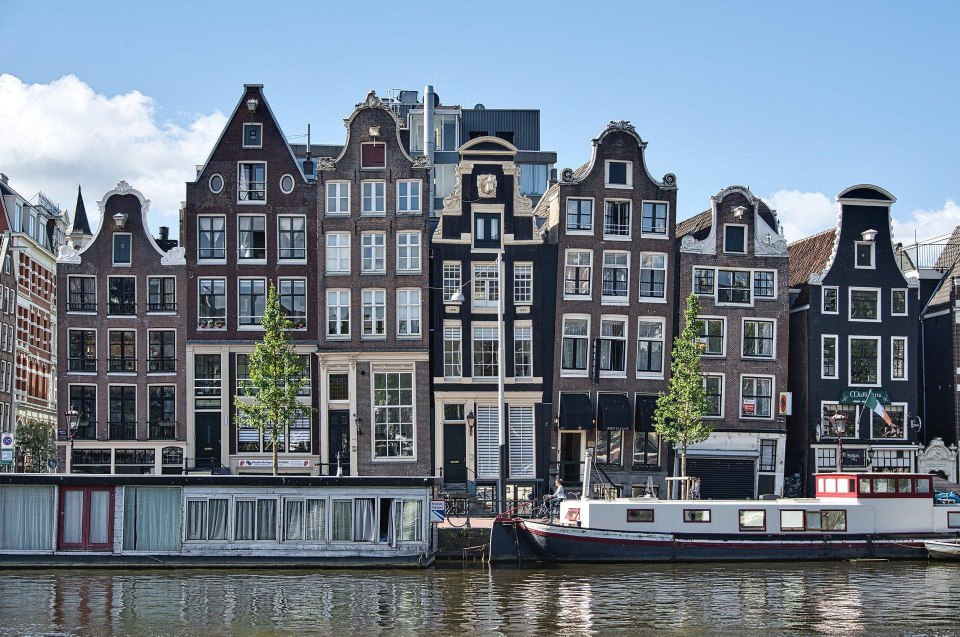
#> input picture image-processing/glory.jpg, 1920 x 1273 px, found by its file name (shown at 1/2 size)
$ python main.py
#> lines starting #> are read from the running program, lines starting #| are printed output that depends on the picture
from PIL import Image , ImageFilter

filename = 'image-processing/glory.jpg'

print("original image")
img = Image.open(filename)
#> img is the input picture: PIL image 1920x1273 RGB; mean R, G, B 111.8, 123.9, 136.8
img.show()
print(img.size)
#| (1920, 1273)
print(img.format)
#| JPEG
print(img.mode)
#| RGB

print("cropped image")
croped_img = img.crop((10, 150, 600, 600))
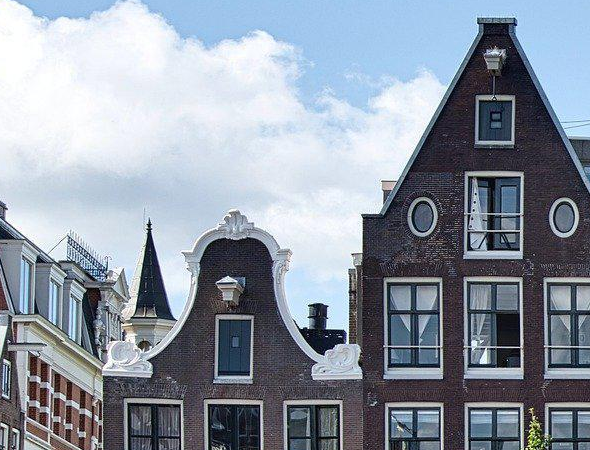
#> croped_img: PIL image 590x450 RGB; mean R, G, B 141, 150.1, 163
print(croped_img.size)
#| (590, 450)
croped_img.show()
croped_img.save('image-processing/croped_glory.png','png')

print("resized image")
resized_img = img.resize((300, 300))
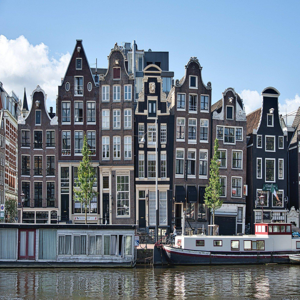
#> resized_img: PIL image 300x300 RGB; mean R, G, B 111.8, 123.9, 136.8
print(resized_img.size)
#| (300, 300)
resized_img.show()
resized_img.save('image-processing/resized_glory.png','png')

print("rotated image")
rotated_img = img.rotate(10)
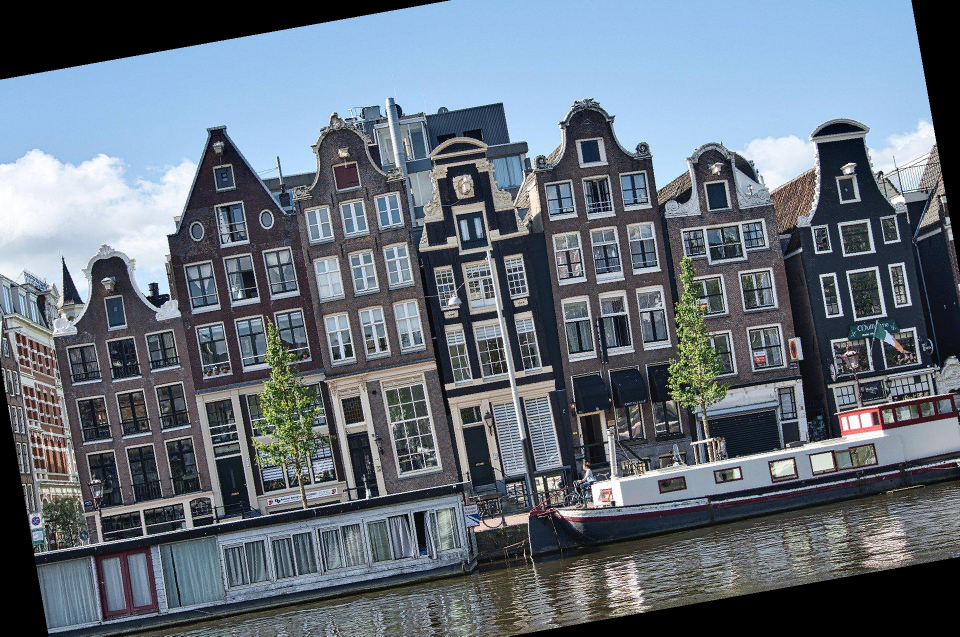
#> rotated_img: PIL image 1920x1273 RGB (shown at 1/2 size); mean R, G, B 101.6, 112, 123.2
print(rotated_img.size)
#| (1920, 1273)
rotated_img.show()
rotated_img.save('image-processing/rotated_glory.png','png')

print("fliped image")
flipped_img = img.transpose(Image.FLIP_LEFT_RIGHT)
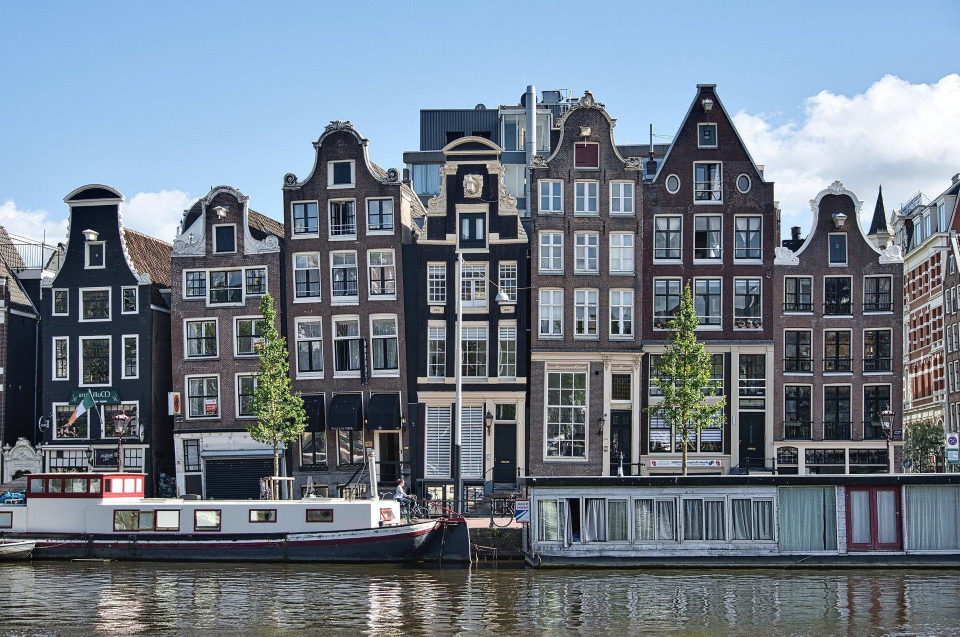
#> flipped_img: PIL image 1920x1273 RGB (shown at 1/2 size); mean R, G, B 111.8, 123.9, 136.8
flipped_img.show()
flipped_img.save('image-processing/flipped_glory.png','png')

print("transversed image")
transversed_img = img.transpose(Image.TRANSVERSE)
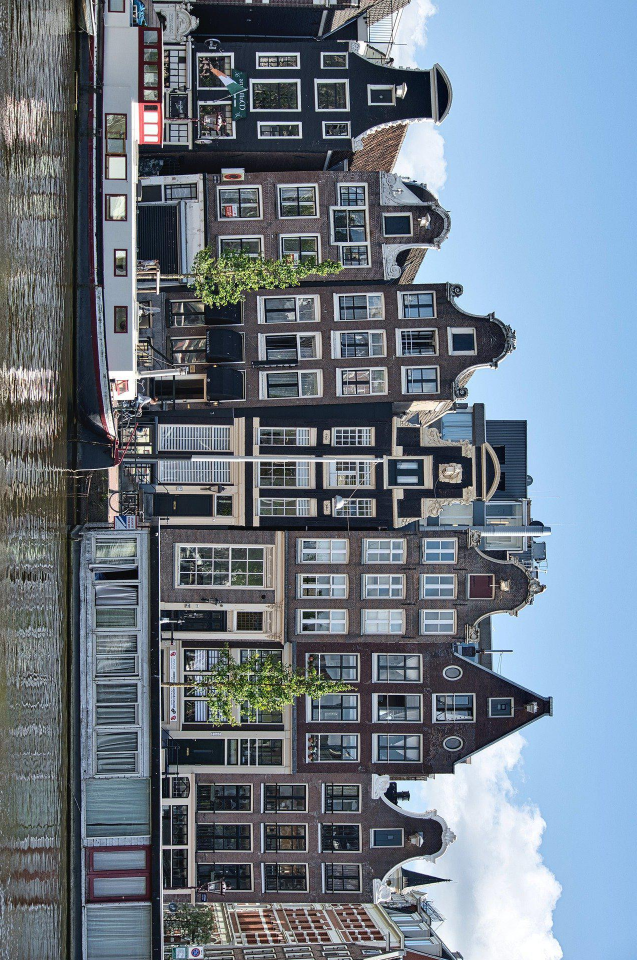
#> transversed_img: PIL image 1273x1920 RGB (shown at 1/2 size); mean R, G, B 111.8, 123.9, 136.8
transversed_img.show()
transversed_img.save('image-processing/transversed_glory.png','png')

print("converted image")
cmyk_img = img.convert("CMYK")
cmyk_img.show()
rgb_img = cmyk_img.convert("RGB")
rgb_img.save('image-processing/cmyk_glory.png','png')

print("GRAYSCALE image")
gray_img = img.convert("L")
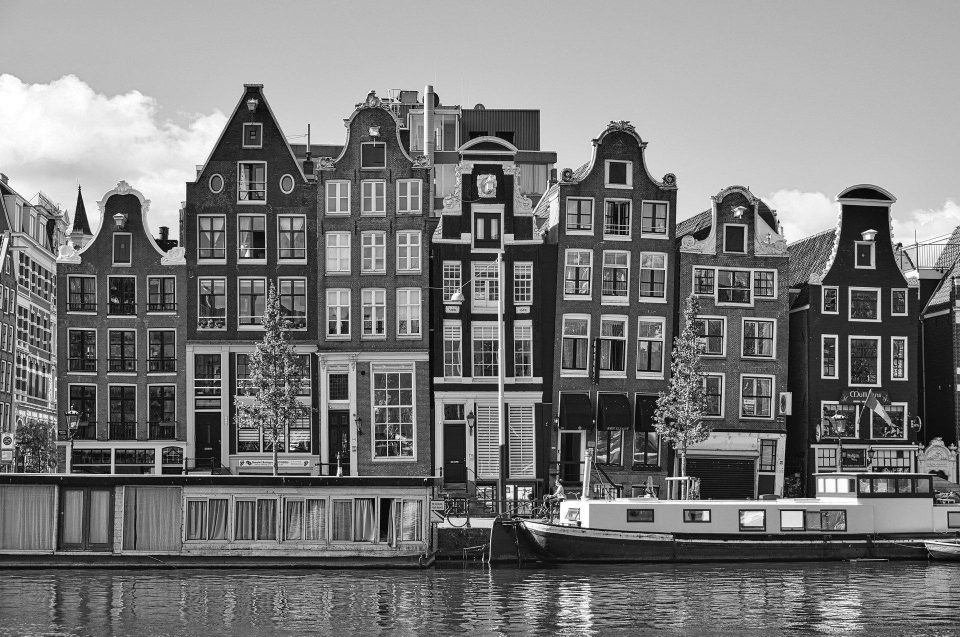
#> gray_img: PIL image 1920x1273 L (shown at 1/2 size); min 0, max 255, mean 121.8
gray_img.show()
gray_img.save('image-processing/gray_glory.png','png')

print("BLACK AND WHITE image")
bw_img = img.convert("1")
#> bw_img: PIL image 1920x1273 1; 47.6% white in thin lines or dots
bw_img.show()
bw_img.save('image-processing/bw_glory.png','png')

print("bands")
print(img.getbands(),img.getextrema(),img.getpixel((0, 0)))
#| ('R', 'G', 'B') ((0, 255), (0, 255), (0, 255)) (132, 178, 228)

print("blurred image")
blurred_img = img.filter(ImageFilter.BLUR)
blurred_img.show()
blurred_img.save('image-processing/blurred_glory.png','png')
